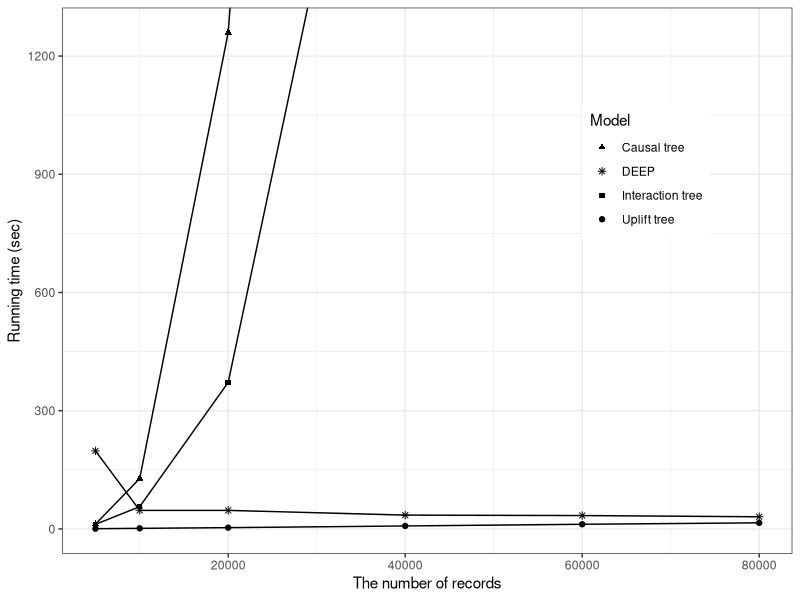

The R script that drew this image:
# Input: running time
# Output: line chart showing running time

remove(list = ls())
library(ggplot2)
library(dplyr)
library(reshape)

causal_tree = c(12.2, 2.13 * 60, 21 * 60, 2 * 60 * 60, 2 * 60 * 60, 2 * 60 * 60)
DEEP = c(3.3 * 60, 47, 47, 35, 33.9, 30.8)
interaction_tree = c(11.6, 56.5, 6.2 * 60, 41.5 * 60, 2 * 60 * 60, 2 * 60 * 60)
uplift_tree = c(0.59, 1.47, 3.2, 7.5, 11.8, 15.4)

all_data = data.frame(causal_tree, DEEP, interaction_tree, uplift_tree)
mdata = melt(all_data)
mdata['group'] = rep(c(5000, 10000, 20000, 40000, 60000, 80000), 4)
colnames(mdata) = c('model', 'Time', 'Variables')

mdata %>%
  ggplot(aes(x=Variables, y=Time, group=model)) +
  geom_line() +
  geom_point(aes(shape=model)) + 
  xlab('The number of records') + 
  ylab('Running time (sec)')  + 
  theme_bw() +
  # theme(legend.position = c(0.8, 0.5)) +
  theme(legend.position = c(0.8, 0.7)) +
  scale_shape_manual(values=c(17, 8, 15, 19),
                     name = 'Model', 
                     labels = c('Causal tree', 'DEEP', 'Interaction tree', 'Uplift tree')) + 
  coord_cartesian(ylim=c(0, 21 * 60)) +
  scale_y_continuous(breaks = seq(0, 1500, len = 6))
  
  
